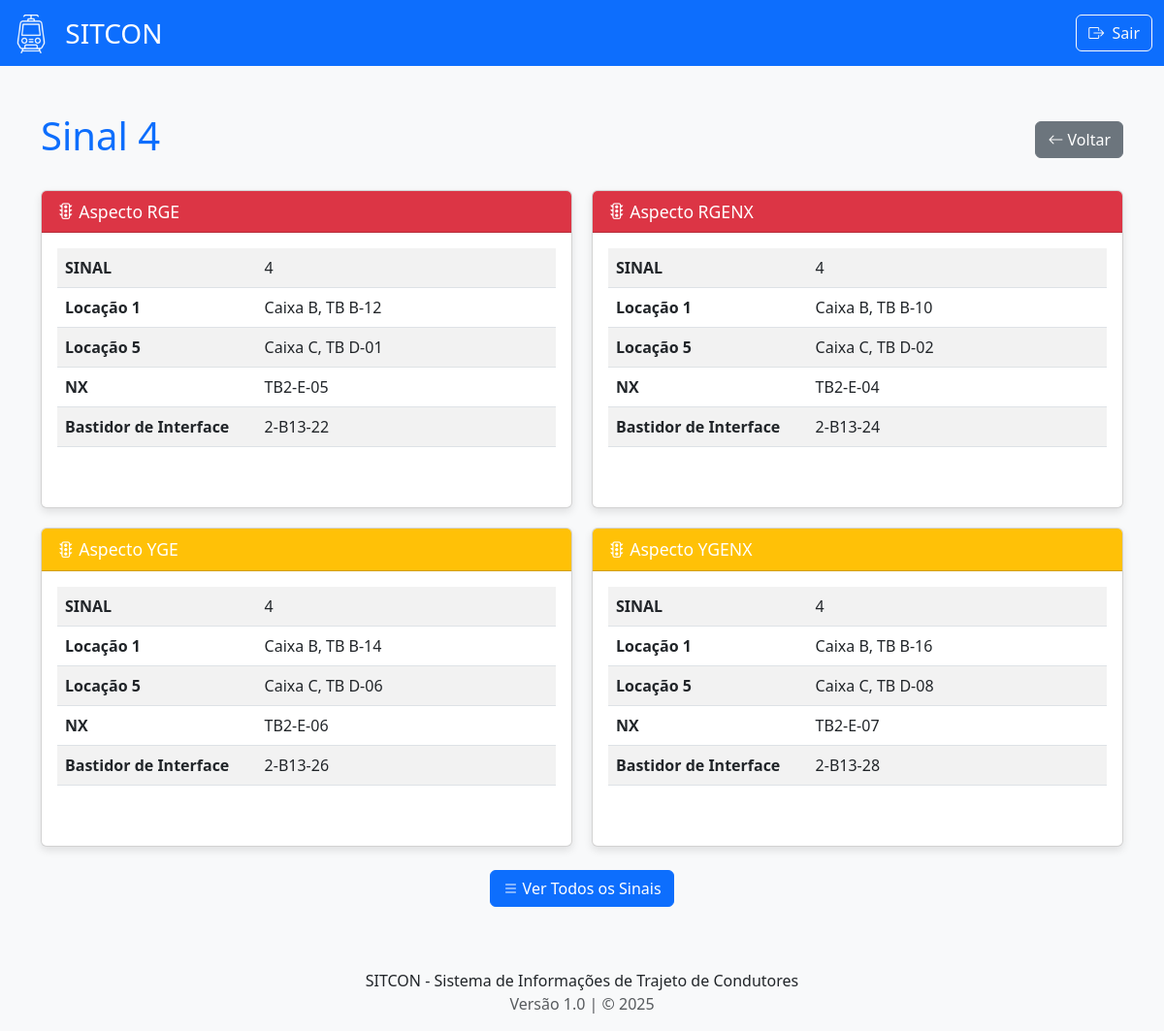
The page /sinais/4 (signed in) on the database its author committed.
### models.py (models this page shows, shortened)
class Sinais(db.Model):
    __tablename__ = 'sinais'
    idSinais = db.Column(db.Integer, primary_key=True)
    tipoAspecto = db.Column(db.String(5), primary_key=True)
    L1 = db.Column(db.String(8), nullable=True)
    L2 = db.Column(db.String(8), nullable=True)
    L3 = db.Column(db.String(8), nullable=True)
    L4 = db.Column(db.String(8), nullable=True)
    L5 = db.Column(db.String(8), nullable=True)
    L6 = db.Column(db.String(8), nullable=True)
    L7 = db.Column(db.String(8), nullable=True)
    L8 = db.Column(db.String(8), nullable=True)
    L10 = db.Column(db.String(8), nullable=True)
    tower = db.Column(db.String(8), nullable=True)
    interface = db.Column(db.String(8), nullable=True)
    L14 = db.Column(db.String(8), nullable=True)
    L15 = db.Column(db.String(8), nullable=True)
    L16 = db.Column(db.String(8), nullable=True)
    L18 = db.Column(db.String(8), nullable=True)
    L19 = db.Column(db.String(8), nullable=True)
    L20 = db.Column(db.String(8), nullable=True)
    L21 = db.Column(db.String(8), nullable=True)
    L22 = db.Column(db.String(8), nullable=True)
    L23 = db.Column(db.String(8), nullable=True)

### app.py (the view)
@app.route('/sinais/<sinal_id>')
@login_required
def sinal_detail(sinal_id):
    try:
        sinal_number = int(sinal_id)
    except ValueError:
        flash('ID do SINAL inválido', 'error')
        return redirect(url_for('sinais'))
    registros = Sinais.query.filter_by(idSinais=sinal_number).all()
    if not registros:
        flash(f'SINAL {sinal_number} não encontrado', 'warning')
        return redirect(url_for('sinais'))
    dados = formatar_registros(registros, Sinais)
    if not dados:
        flash(f'Sinal {sinal_number} não encontrado', 'warning')
        return redirect(url_for('sinais'))
    return render_template('sinal_detail.html',
                        sinal_id=sinal_number,
                        registros=dados)

### app.py (called while the page is built)
def formatar_valor_locacao(valor):
    if not isinstance(valor, str) or '-' not in valor:
        return valor
    partes = valor.split('-')
    if len(partes) >= 3:
        caixa = f"Caixa {partes[0]}"
        tb = f"TB {partes[1]}-{partes[2]}"
        return f"{caixa}, {tb}"
    elif len(partes) == 2:
        caixa = f"Caixa {partes[0]}"
        tb = f"TB {partes[1]}"
        return f"{caixa}, {tb}"
    else:
        return valor

def formatar_registros(registros, model_class):
    dados_formatados = []
    if not registros:
        return dados_formatados
    for registro in registros:
        campos_registro = {}
        for coluna in model_class.__table__.columns:
            nome_original = coluna.name
            nome_amigavel = TRADUCOES_GERAIS.get(nome_original, nome_original)
            valor = getattr(registro, nome_original)
            if nome_original.startswith('L') and nome_original[1:].isdigit():
                valor = formatar_valor_locacao(valor)
            if valor not in [None, '']:
                campos_registro[nome_amigavel] = valor
        dados_formatados.append(campos_registro)
    return dados_formatados

def login_required(f):
    @wraps(f)
    def decorated_function(*args, **kwargs):
        if not session.get('logado'):
            flash('Acesso não autorizado. Por favor, faça login.', 'warning')
            return redirect(url_for('login'))
        return f(*args, **kwargs)
    return decorated_function

### templates/sinal_detail.html (shortened to what this page needs)
{% extends "base.html" %}
{% block content %}
<div class="d-flex justify-content-between align-items-center mb-4">
  <h1 class="text-primary">Sinal {{ sinal_id }}</h1>
  <a href="{{ url_for('sinais') }}" class="btn btn-secondary">
    <i class="bi bi-arrow-left"></i> Voltar
  </a>
</div>
<div class="registro-grid">
  <div class="card">
    <div class="card-header bg-danger text-white"><i class="bi bi-stoplights"></i> Aspecto RGE</div>
    <div class="card-body">
      <div class="table-responsive">
        <table class="table table-striped">
          <tbody>
            {% if registros|length > 0 %}
              {% for nome, valor in registros[0].items() %}
                {% if nome != 'Tipo do Aspecto' %}
                <tr>
                  <td width="40%"><strong>{{ nome }}</strong></td>
                  <td>{{ valor }}</td>
                </tr>
                {% endif %}
              {% endfor %}
            {% endif %}
          </tbody>
        </table>
      </div>
    </div>
  </div>
  <div class="card">
    <div class="card-header bg-danger text-white"><i class="bi bi-stoplights"></i> Aspecto RGENX</div>
    <div class="card-body">
      <div class="table-responsive">
        <table class="table table-striped">
          <tbody>
            {% if registros|length > 1 %}
              {% for nome, valor in registros[1].items() %}
                {% if nome != 'Tipo do Aspecto' %}
                <tr>
                  <td width="40%"><strong>{{ nome }}</strong></td>
                  <td>{{ valor }}</td>
                </tr>
                {% endif %}
              {% endfor %}
            {% endif %}
          </tbody>
        </table>
      </div>
    </div>
  </div>
  <div class="card">
    <div class="card-header bg-warning text-white"><i class="bi bi-stoplights"></i> Aspecto YGE</div>
    <div class="card-body">
      <div class="table-responsive">
        <table class="table table-striped">
          <tbody>
            {% if registros|length > 2 %}
              {% for nome, valor in registros[2].items() %}
                {% if nome != 'Tipo do Aspecto' %}
                <tr>
                  <td width="40%"><strong>{{ nome }}</strong></td>
                  <td>{{ valor }}</td>
                </tr>
                {% endif %}
              {% endfor %}
            {% endif %}
          </tbody>
        </table>
      </div>
    </div>
  </div>
  <div class="card">
    <div class="card-header bg-warning text-white"><i class="bi bi-stoplights"></i> Aspecto YGENX</div>
    <div class="card-body">
      <div class="table-responsive">
        <table class="table table-striped">
          <tbody>
            {% if registros|length > 3 %}
              {% for nome, valor in registros[3].items() %}
                {% if nome != 'Tipo do Aspecto' %}
                <tr>
                  <td width="40%"><strong>{{ nome }}</strong></td>
                  <td>{{ valor }}</td>
                </tr>
                {% endif %}
              {% endfor %}
            {% endif %}
          </tbody>
        </table>
      </div>
    </div>
  </div>
</div>
<div class="text-center mt-4">
  <a href="{{ url_for('sinais') }}" class="btn btn-primary"><i class="bi bi-list"></i> Ver Todos os Sinais</a>
</div>
{% endblock %}

### templates/base.html (shortened to what this page needs)
<!DOCTYPE html>
<html lang="pt-BR">
<head>
    <link href="https://cdn.jsdelivr.net/npm/bootstrap@5.3.0/dist/css/bootstrap.min.css" rel="stylesheet" />
    <link rel="stylesheet" href="https://cdn.jsdelivr.net/npm/bootstrap-icons@1.10.0/font/bootstrap-icons.css" />
     <link rel="stylesheet" href="{{ url_for('static', filename='css/style.css') }}">
</head>
<body>
  <div class="page-wrapper">
    <nav class="navbar bg-primary navbar-dark">
      <div class="container-fluid">
        <a class="navbar-brand" href="{{ url_for('sitcon') }}" style="font-size: 28px">
          <img
            src="{{ url_for('static', filename='images/train3.png') }}"
            alt="Logo SITCON"
            width="40"
            height="40"
            class="d-inline-block align-text-top me-2"
          />
          SITCON
        </a>
        {% if session.get('logado') %}
        <div class="d-flex">
          <a href="{{ url_for('logout') }}" class="btn btn-outline-light">
            <i class="bi bi-box-arrow-right me-1"></i> Sair
          </a>
        </div>
        {% endif %}
      </div>
    </nav>
    <div class="container mt-5">
        {% block content %}{% endblock %}
    </div>
  </div>
    <footer class="mt-5 py-3 bg-light">
      <div class="container text-center">
        <p class="mb-0">SITCON - Sistema de Informações de Trajeto de Condutores</p>
        <p class="mb-0 text-muted">Versão 1.0 | &copy; 2025</p>
      </div>
    </footer>
</body>
</html>

### static/css/style.css (style rules this page uses)
html, body { height: 100%; }
body { display: flex; flex-direction: column; }
.page-wrapper { flex: 1; }
body { background-image: url('../images/fundo.png'); background-size: cover; background-position: center center; background-attachment: fixed; background-color: #f8f9fa; }
.card-header { font-size: 1.1rem; }
.card { box-shadow: 0 4px 8px rgba(0, 0, 0, 0.1); height: 100%; margin-bottom: 30px; }
.table-responsive { max-height: 300px; overflow-y: auto; }
.registro-grid { display: grid; grid-template-columns: repeat(2, 1fr); gap: 20px; }

### rows shown on the page
Sinais: nome "NX", tower "TB2-E-05", nome "Bastidor de Interface", interface "2-B13-22"
Sinais: nome "NX", tower "TB2-E-04", nome "Bastidor de Interface", interface "2-B13-24"
Sinais: nome "NX", tower "TB2-E-06", nome "Bastidor de Interface", interface "2-B13-26"
Sinais: nome "NX", tower "TB2-E-07", nome "Bastidor de Interface", interface "2-B13-28"

### other values the page prints
{{ sinal_id }} "4"
{{ nome }} "SINAL" "Locação 1" "Locação 5"
{{ valor }} "4" "Caixa B, TB B-12" "Caixa C, TB D-01"
{{ valor }} "4" "Caixa B, TB B-10" "Caixa C, TB D-02"
{{ valor }} "4" "Caixa B, TB B-14" "Caixa C, TB D-06"
{{ valor }} "4" "Caixa B, TB B-16" "Caixa C, TB D-08"
